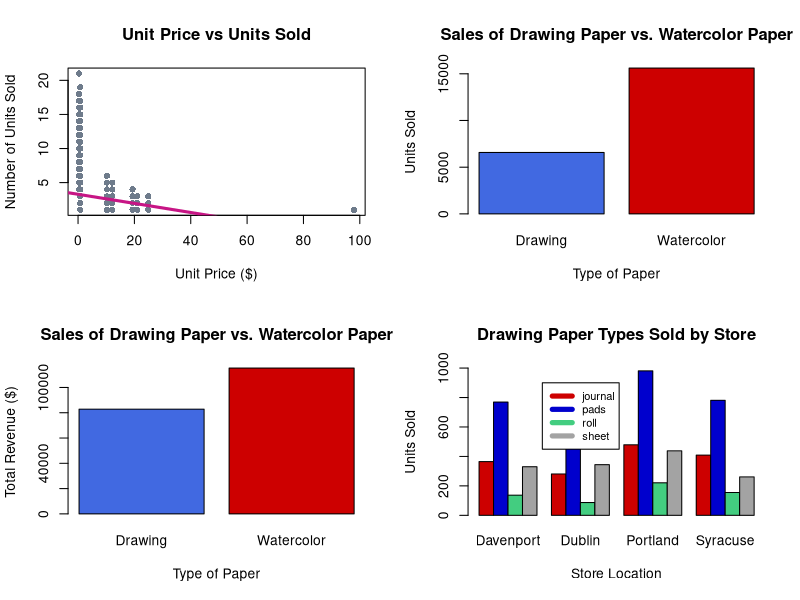
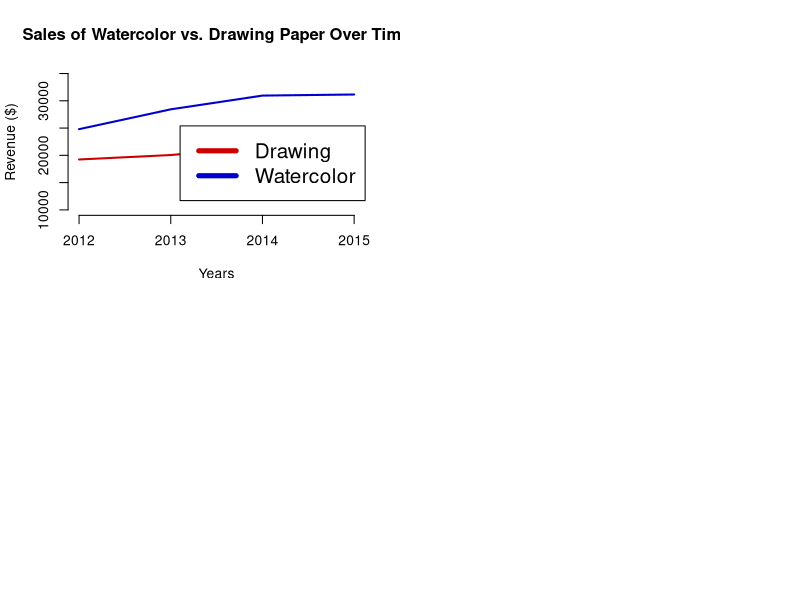

Generate these figures, in order, with R:
library(tidyverse)
my.art <- read_csv('art.csv')
View(my.art)

par(mfrow=c(2,2))

# Is there a relationship between the unit price of art goods and their units sold? If so, what kind of relationship is it?
plot(my.art$unit.price, my.art$units.sold,pch=16, col = "lightsteelblue4", 
        ylab = 'Number of Units Sold', xlab= 'Unit Price ($)', main='Unit Price vs Units Sold', type='p')
abline(lm(my.art$units.sold ~ my.art$unit.price),col='mediumvioletred',lwd=3)


# Does the art company sell more units of drawing paper or watercolor paper?
table(my.art$paper)
paper.units <- tapply(my.art$units.sold, list(my.art$paper), sum)
rownames(paper.units) <- c('Drawing','Watercolor')
barplot(paper.units, col=c('royalblue','red3'), xlab='Type of Paper', ylab = 'Units Sold', 
        main='Sales of Drawing Paper vs. Watercolor Paper')
        #legend.text = rownames(paper.units)) <-was going to use this but realized I didn't need the extra dimension


#Does the art company bring in more money (revenue) selling drawing paper or watercolor paper? 
options(scipen = 999)
paper.sales <- tapply(my.art$total.sale, list(my.art$paper), sum)
rownames(paper.sales) <- c('Drawing','Watercolor')
barplot(paper.sales, col=c('royalblue','red3'), xlab='Type of Paper', ylab = 'Total Revenue ($)', 
        main='Sales of Drawing Paper vs. Watercolor Paper')


# Each paper (watercolor and drawing) has different subtypes. It is possible that at some stores, some subtypes sell better than others. 
# For drawing paper only, make a plot that allows the viewer to compare which subtypes of drawing paper sell more (and less) units across the stores.
no.watercolor <- data.frame(
                  c(my.art$paper.type[my.art$paper!='watercolor']),
                  c(my.art$store[my.art$paper!='watercolor']),
                  c(my.art$units.sold[my.art$paper!='watercolor'])
                )
colnames(no.watercolor) = c('paper.type', 'store', 'units.sold')

paper.store.type <- tapply(no.watercolor$units.sold, list(no.watercolor$paper.type,no.watercolor$store), sum)
paper.store.type

barplot(paper.store.type,beside=T,col=c('red3','blue3','seagreen3','gray64'), xlab='Store Location', ylab='Units Sold', main='Drawing Paper Types Sold by Store', ylim=c(0,1000))
legend("topleft", inset=c(.25,.1),legend=rownames(paper.store.type),cex=0.8, lwd=5,lty=1,
       col=c('red3','blue3','seagreen3','gray64'))


#The dataset covers 4 years of data. Compare the revenue gained each year from the sales drawing paper with that of watercolor paper
#Are sales growing over time for both?

year.total <- tapply(my.art$total.sale, list(my.art$year, my.art$paper), sum)
colnames(year.total) <- c('Drawing', 'Watercolor')
plot(year.total[,1],type = 'l',col='red3',lwd=2,
     ylab="Revenue ($)", xlab = 'Years', xaxt='n',
     bty="n", ylim=c(10000,35000),
     main='Sales of Watercolor vs. Drawing Paper Over Time')
lines(year.total[,2],col='blue3',lwd=2)
axis(1, labels = 2012:2015, at=1:4)
legend('bottomright', inset=c(0,.1),legend=colnames(year.total),cex=1.5, lwd=5,lty=1,
       col=c('red3','blue3'))
